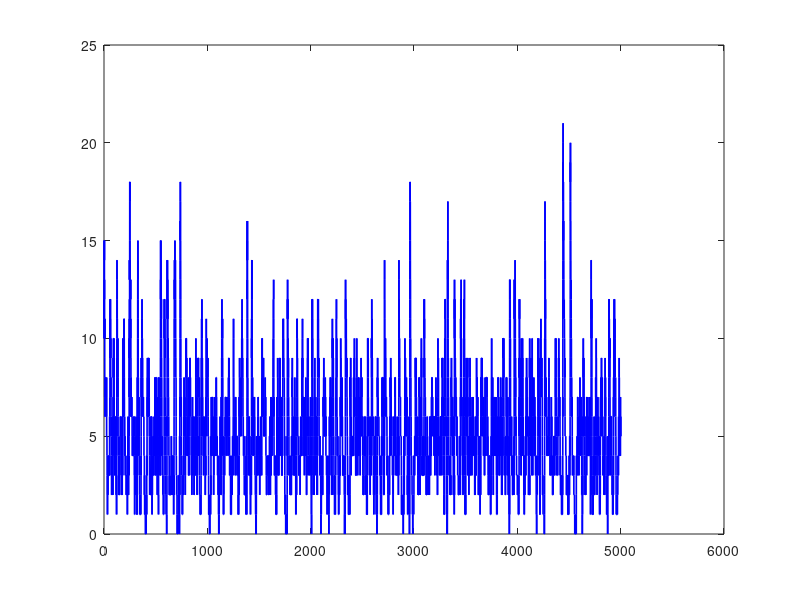

The MATLAB source for this figure: (Note: this script raises an error after producing the figure.)
% --- Script 2: Gillespie SSA Simulation for sAIF Controller ---
clear; clc;

% Biological Parameters
gamma = 0.1;     % Output degradation rate constant
mu    = 5.0;     % Reference product4ion rate
theta = 1.0;     % Sensing rate constant
eta   = 1.0;     % Sequestration rate constant
alpha = 10.0;    % Max actuation production rate
kappa = 1.0;     % Repression threshold constant

% Expected steady-state output
x_setpoint = mu / theta; 

% Reaction Stoichiometry Matrix (3 species: X, Z1, Z2)
% Reactions: 1: Prod X, 2: Deg X, 3: Prod Z1, 4: Prod Z2, 5: Sequestration
S = [ 1, -1,  0,  0,  0 ;
    0,  0,  1,  0, -1 ;
    0,  0,  0,  1, -1 ];

% Initial condition [X, Z1, Z2]
Y = [10; 5; 5];
t = 0;
t_max = 5000;    % Total simulation time
burn_in = 1000;  % Time to discard for transient burn-in

% Preallocate memory for trajectory storage
max_samples = 1e6;
time_vec = zeros(max_samples, 1);
state_history = zeros(max_samples, 3);

idx = 1;
time_vec(idx) = t;
state_history(idx, :) = Y';

% Main Gillespie Loop
while t < t_max && idx < max_samples
    X  = Y(1);
    Z1 = Y(2);
    Z2 = Y(3);

    % Propensity Functions (Negative Actuation via Repression)
    h_Z2 = alpha / (1 + (Z2 / kappa)); % Repression function

    propensities = [
        h_Z2 ;          % R1: 0 -> X
        gamma * X ;     % R2: X -> 0
        mu ;            % R3: 0 -> Z1
        theta * X ;     % R4: X -> X + Z2
        eta * Z1 * Z2   % R5: Z1 + Z2 -> 0
        ];

    a0 = sum(propensities);
    if a0 == 0, break; end

    % Draw time to next reaction (exponential distribution)
    r1 = rand();
    dt = -log(r1) / a0;

    % Determine which reaction occurs
    r2 = rand() * a0;
    cum_prop = cumsum(propensities);
    rxn_idx = find(cum_prop >= r2, 1, 'first');

    % Update State
    Y = Y + S(:, rxn_idx);
    t = t + dt;

    idx = idx + 1;
    time_vec(idx) = t;
    state_history(idx, :) = Y';
end

% Trim unused array space
time_vec = time_vec(1:idx);
state_history = state_history(1:idx, :);

% Filter transient steady-state data (t > burn_in)
steady_idx = time_vec > burn_in;
X_steady = state_history(steady_idx, 1);

% Statistical Evaluations
mean_X = mean(X_steady);
std_X  = std(X_steady);
CV_X   = std_X / mean_X;

fprintf('Desired Setpoint (mu/theta): %.2f\n', x_setpoint);
fprintf('Simulated Mean E[X]: %.3f\n', mean_X);
fprintf('Simulated Standard Deviation: %.3f\n', std_X);
fprintf('Simulated Coefficient of Variation (CV): %.4f\n', CV_X);

% Plot Trajectory
figure;
plot(time_vec, state_history(:, 1), 'b-', 'LineWidth', 1.2); hold on;
yline(x_setpoint, 'r--', 'Setpoint (\mu/\theta)', 'LineWidth', 1.5);
xlabel('Time');
ylabel('Output Species Concentration (X)');
title('sAIF Stochastic Simulation (Gillespie SSA)');
grid on;
